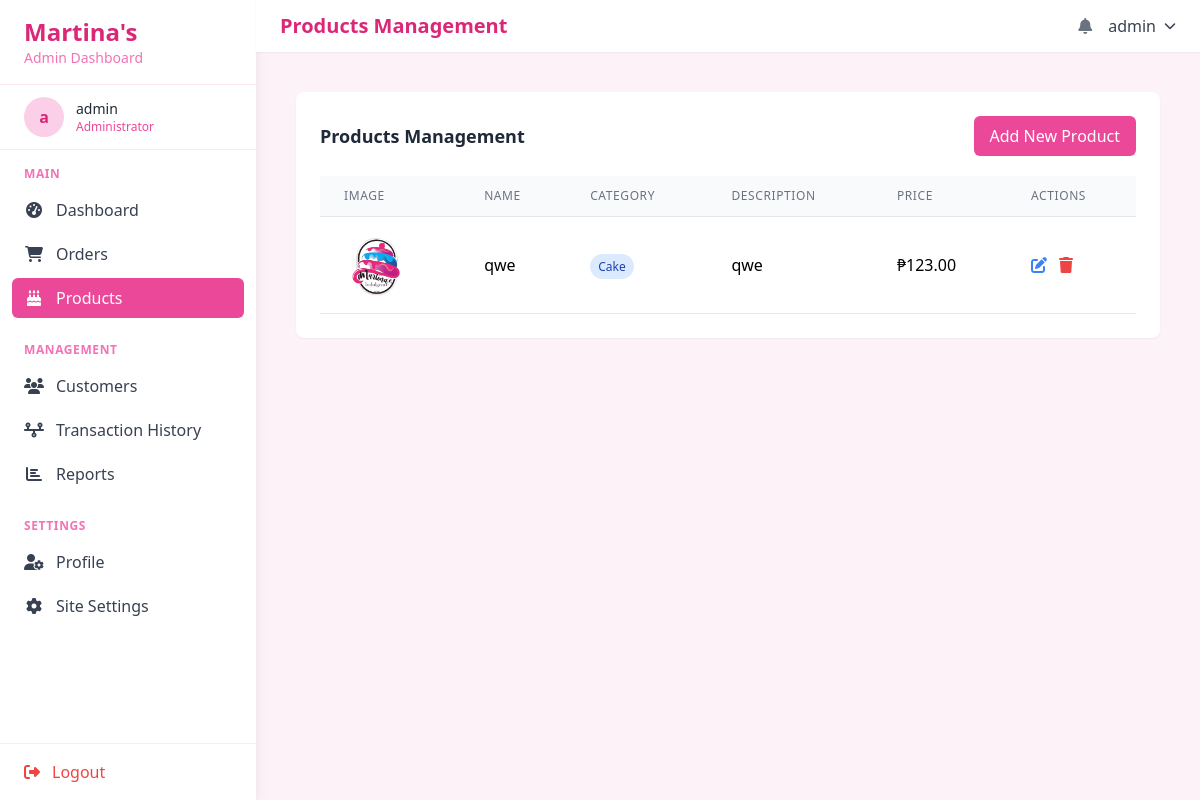
/admin/products.php (signed in), run on the app's committed database.
### tables this page shows
CREATE TABLE `products` (
  `id` int(11) NOT NULL,
  `name` varchar(255) NOT NULL,
  `description` text DEFAULT NULL,
  `price` decimal(10,2) NOT NULL,
  `category` varchar(50) DEFAULT NULL,
  `image_url` varchar(255) NOT NULL,
  `created_at` timestamp NOT NULL DEFAULT current_timestamp(),
  `updated_at` timestamp NOT NULL DEFAULT current_timestamp() ON UPDATE current_timestamp()
);

### admin/products.php (the view, shortened to what this page needs)
<?php
require_once "../dbconn.php";
$current_page = basename($_SERVER['PHP_SELF']);
?>
<!DOCTYPE html>
<html lang="en">
<head>
    <script src="https://cdn.tailwindcss.com"></script>
    <link rel="stylesheet" href="https://cdnjs.cloudflare.com/ajax/libs/font-awesome/6.4.0/css/all.min.css">
</head>
<body class="bg-pink-50">
    <div class="flex">
        <div class="bg-white shadow-lg w-64 min-h-screen flex flex-col transition-all duration-300" id="sidebar">
            <div class="px-6 py-4 border-b border-pink-100">
                <h1 class="text-2xl font-bold text-pink-600">Martina's</h1>
                <p class="text-sm text-pink-400">Admin Dashboard</p>
            </div>
            <div class="flex items-center px-6 py-3 border-b border-pink-100">
                <div class="w-10 h-10 rounded-full bg-pink-200 flex items-center justify-center">
                    <span class="text-pink-600 font-bold"><?= substr($_SESSION["username"], 0, 1) ?></span>
                </div>
                <div class="ml-3">
                    <p class="text-sm font-medium text-gray-800"><?= htmlspecialchars($_SESSION["username"]) ?></p>
                    <p class="text-xs text-pink-500">Administrator</p>
                </div>
            </div>
            <nav class="flex-1 px-3 py-4">
                <div class="text-xs uppercase tracking-wider text-pink-400 font-semibold mb-2 px-3">Main</div>
                <a href="admin_dashboard.php"
                   class="flex items-center px-3 py-2 mb-1 rounded-md <?= $current_page == 'admin_dashboard.php' ? 'bg-pink-500 text-white' : 'text-gray-700 hover:bg-pink-100' ?>">
                    <i class="fas fa-tachometer-alt w-5 text-center"></i>
                    <span class="ml-3">Dashboard</span>
                </a>
                <a href="orders.php"
                   class="flex items-center px-3 py-2 mb-1 rounded-md <?= $current_page == 'orders.php' ? 'bg-pink-500 text-white' : 'text-gray-700 hover:bg-pink-100' ?>">
                    <i class="fas fa-shopping-cart w-5 text-center"></i>
                    <span class="ml-3">Orders</span>
                </a>
                <a href="products.php"
                   class="flex items-center px-3 py-2 mb-1 rounded-md <?= $current_page == 'products.php' ? 'bg-pink-500 text-white' : 'text-gray-700 hover:bg-pink-100' ?>">
                    <i class="fas fa-birthday-cake w-5 text-center"></i>
                    <span class="ml-3">Products</span>
                </a>
                <div class="text-xs uppercase tracking-wider text-pink-400 font-semibold mb-2 mt-6 px-3">Management</div>
                <a href="customers.php"
                   class="flex items-center px-3 py-2 mb-1 rounded-md <?= $current_page == 'customers.php' ? 'bg-pink-500 text-white' : 'text-gray-700 hover:bg-pink-100' ?>">
                    <i class="fas fa-users w-5 text-center"></i>
                    <span class="ml-3">Customers</span>
                </a>
                <a href="transaction.php"
                   class="flex items-center px-3 py-2 mb-1 rounded-md <?= $current_page == 'transaction.php' ? 'bg-pink-500 text-white' : 'text-gray-700 hover:bg-pink-100' ?>">
                    <i class="fa-solid fa-timeline w-5 text-center"></i>
                    <span class="ml-3">Transaction History</span>
                </a>
                <a href="reports.php"
                   class="flex items-center px-3 py-2 mb-1 rounded-md <?= $current_page == 'reports.php' ? 'bg-pink-500 text-white' : 'text-gray-700 hover:bg-pink-100' ?>">
                    <i class="fas fa-chart-bar w-5 text-center"></i>
                    <span class="ml-3">Reports</span>
                </a>
                <div class="text-xs uppercase tracking-wider text-pink-400 font-semibold mb-2 mt-6 px-3">Settings</div>
                <a href="profile.php"
                   class="flex items-center px-3 py-2 mb-1 rounded-md <?= $current_page == 'profile.php' ? 'bg-pink-500 text-white' : 'text-gray-700 hover:bg-pink-100' ?>">
                    <i class="fas fa-user-cog w-5 text-center"></i>
                    <span class="ml-3">Profile</span>
                </a>
                <a href="site_settings.php"
                   class="flex items-center px-3 py-2 mb-1 rounded-md <?= $current_page == 'site_settings.php' ? 'bg-pink-500 text-white' : 'text-gray-700 hover:bg-pink-100' ?>">
                    <i class="fas fa-cog w-5 text-center"></i>
                    <span class="ml-3">Site Settings</span>
                </a>
            </nav>
            <div class="px-6 py-4 border-t border-pink-100">
                <a href="../logout.php" class="flex items-center text-red-500 hover:text-red-600">
                    <i class="fas fa-sign-out-alt"></i>
                    <span class="ml-3">Logout</span>
                </a>
            </div>
        </div>
        <div class="flex-1">
            <div class="bg-white shadow-sm py-3 px-6 flex items-center justify-between">
                <h2 class="text-xl font-semibold text-pink-600">Products Management</h2>
                <div class="flex items-center">
                    <button class="text-gray-500 hover:text-pink-500 mr-4">
                        <i class="fas fa-bell"></i>
                    </button>
                    <div class="relative">
                        <button class="flex items-center text-gray-700 focus:outline-none">
                            <span class="mr-2"><?= htmlspecialchars($_SESSION["username"]) ?></span>
                            <i class="fas fa-chevron-down text-xs"></i>
                        </button>
                    </div>
                </div>
            </div>
            <div class="p-10">
                <div class="bg-white rounded-lg shadow-sm p-6 w-full">
                    <div class="flex justify-between items-center mb-5">
                        <h3 class="text-lg font-semibold text-gray-800">Products Management</h3>
                        <button onclick="document.getElementById('addProductModal').classList.remove('hidden')"
                                class="bg-pink-500 text-white px-4 py-2 rounded-md hover:bg-pink-600">
                            Add New Product
                        </button>
                    </div>
                    <table class="min-w-full bg-white">
                        <thead>
                            <tr>
                                <th class="px-6 py-3 border-b border-gray-200 bg-gray-50 text-left text-xs leading-4 font-medium text-gray-500 uppercase tracking-wider">Image</th>
                                <th class="px-6 py-3 border-b border-gray-200 bg-gray-50 text-left text-xs leading-4 font-medium text-gray-500 uppercase tracking-wider">Name</th>
                                <th class="px-6 py-3 border-b border-gray-200 bg-gray-50 text-left text-xs leading-4 font-medium text-gray-500 uppercase tracking-wider">Category</th>
                                <th class="px-6 py-3 border-b border-gray-200 bg-gray-50 text-left text-xs leading-4 font-medium text-gray-500 uppercase tracking-wider">Description</th>
                                <th class="px-6 py-3 border-b border-gray-200 bg-gray-50 text-left text-xs leading-4 font-medium text-gray-500 uppercase tracking-wider">Price</th>
                                <th class="px-6 py-3 border-b border-gray-200 bg-gray-50 text-left text-xs leading-4 font-medium text-gray-500 uppercase tracking-wider">Actions</th>
                            </tr>
                        </thead>
                        <tbody>
                            <?php
                            $sql = "SELECT * FROM products";
                            $result = mysqli_query($conn, $sql);
                            while($row = mysqli_fetch_assoc($result)) {
                                echo '<tr>';
                                echo '<td class="px-6 py-4 whitespace-no-wrap border-b border-gray-200"><img src="' . htmlspecialchars($row["image_url"]) . '" class="w-16 h-16 object-cover rounded-md"></td>';
                                echo '<td class="px-6 py-4 whitespace-no-wrap border-b border-gray-200">' . htmlspecialchars($row["name"]) . '</td>';
                                echo '<td class="px-6 py-4 whitespace-no-wrap border-b border-gray-200"><span class="px-2 py-1 text-xs rounded-full ' .
                                    (htmlspecialchars($row["category"]) == 'Cake' ? 'bg-blue-100 text-blue-800' :
                                    (htmlspecialchars($row["category"]) == 'Cupcake' ? 'bg-green-100 text-green-800' :
                                    'bg-purple-100 text-purple-800')) . '">' .
                                    htmlspecialchars($row["category"]) . '</span></td>';
                                echo '<td class="px-6 py-4 whitespace-no-wrap border-b border-gray-200">' . htmlspecialchars($row["description"]) . '</td>';
                                echo '<td class="px-6 py-4 whitespace-no-wrap border-b border-gray-200">₱' . htmlspecialchars($row["price"]) . '</td>';
                                echo '<td class="px-6 py-4 whitespace-no-wrap border-b border-gray-200">';
                                echo '<button onclick="editProduct(' . $row["id"] . ')" class="text-blue-500 hover:text-blue-700 mr-3"><i class="fas fa-edit"></i></button>';
                                echo '<button onclick="deleteProduct(' . $row["id"] . ')" class="text-red-500 hover:text-red-700"><i class="fas fa-trash"></i></button>';
                                echo '</td>';
                                echo '</tr>';
                            }
                            ?>
                        </tbody>
                    </table>
                </div>
            </div>
        </div>
    </div>
</body>
</html>

### data on the page
products: image_url (picture), name "qwe", category "Cake", description "qwe", price "123.00"

### other printed values
substr($_SESSION["username"], 0, 1) "a"
$_SESSION["username"] "admin"
